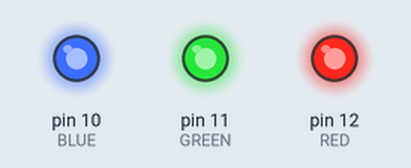
Recording of a sketch running on a simulated Arduino Uno, built with avr-gcc and run on an emulated ATmega328P. Shown: output pins drawn as LEDs (lit = HIGH).

Above: at 0.2 s.
At 1.7 s:
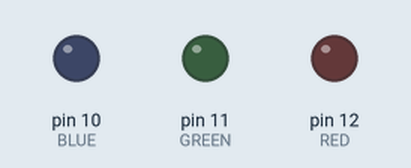
Timing chart, 0 to 3.0 s (numbered marks = the images above):
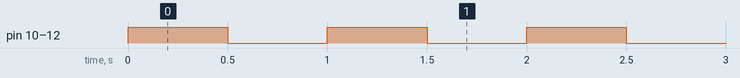

The sketch:

01_LED_02.ino
```cpp
/*
Ctrl + N: 아두이노 새 스케치 열기

새로운 스케치를 열면 새로운 창이 열림

아두이노 IDE에서는 탭 방식이 아닌 여러 창을 사용하는 방식이기 때문

스케치 = 하나의 폴더
폴더 = 하나의 독립 프로젝트
=> 프로젝트마다 별도의 창이 생기고 사용하는 것

---------------------------------------------------------------------------------

폴더 = 하나의 독립 프로젝트
.ino 파일은 새로운 폴더 안에 생김

아두이노는 폴더 이름과 동일한 .ino 파일을 "메인 파일"로 간주함.
같은 폴더 안의 .ino 파일은 하나의 코드처럼 합쳐서 컴파일

즉, 하나의 스케치 폴더 안에는 .ino 파일이 여러 개 있으면 하나의 큰 코드로 인식

하나의 스케치 폴더 안에는 setup(), loop()가 단 하나씩만 존재해야 함.

*/

int RED = 12;
int BLUE = 10;
int GREEN = 11;

void setup() {
  pinMode(RED, OUTPUT);
  pinMode(GREEN, OUTPUT);
  pinMode(BLUE, OUTPUT);
}

// 버전 1: 0.5초 마다 하나씩 켜지고, 꺼지는 코드
// void loop() {
//   digitalWrite(RED, HIGH);
//   delay(500);
//   digitalWrite(GREEN, LOW);
//   delay(500);
//   digitalWrite(BLUE, HIGH);
//   delay(500);
//   digitalWrite(RED, LOW);
//   delay(500);
//   digitalWrite(GREEN, LOW);
//   delay(500);
//   digitalWrite(BLUE, LOW);
//   delay(500);
// }

// 버전 2: 모든 LED가 켜진 뒤 0.5초 동안 유지하고, 모든 LED를 끈 뒤 0.5초 유지
void loop() {
  digitalWrite(RED, HIGH);
  digitalWrite(GREEN, HIGH);
  digitalWrite(BLUE, HIGH);
  delay(500);
  digitalWrite(RED, LOW);
  digitalWrite(GREEN, LOW);
  digitalWrite(BLUE, LOW);
  delay(500);
}
```

Measured:
- by itself, pin 10 (BLUE), pin 11 (GREEN), pin 12 (RED): alternates HIGH for 0.50 s and LOW for 0.50 s
